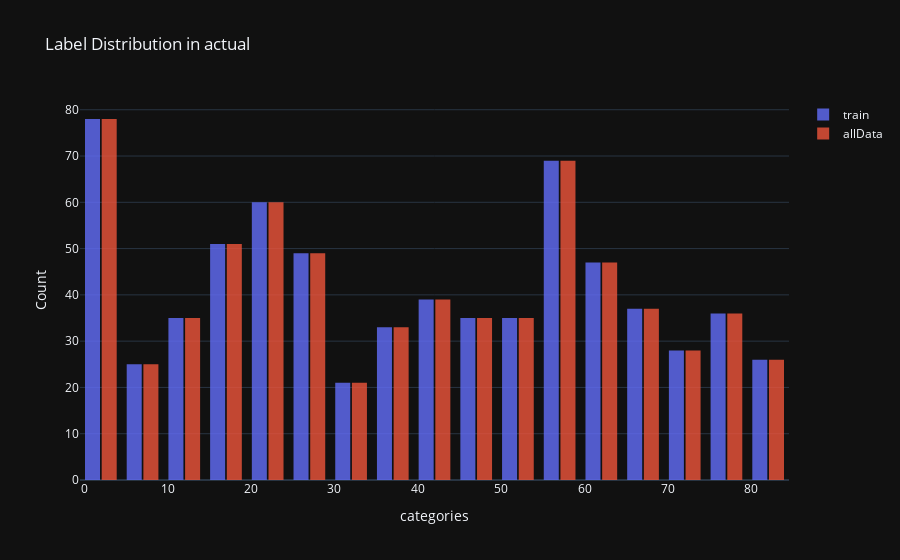

Notebook code cell kept with this figure:
### Code cell
fig = go.Figure()
fig.add_trace(go.Histogram(x=trainsetlabels_dis,name='train'))
fig.add_trace(go.Histogram(x=label_df['label'],name='allData'))
fig.update_layout(title_text='Label Distribution in actual',
                xaxis_title_text='categories', # xaxis label
                yaxis_title_text='Count', # yaxis label
                bargap=0.2, # gap between bars of adjacent location coordinates
                bargroupgap=0.1 # gap between bars of the same location coordinates
                )
fig.update_traces(opacity=0.8)
fig.show()

### Figure 1 — Plotly figure (JSON) as saved in the notebook; plotly's stock layout.template omitted (floating-point values rounded to 4 significant figures; data arrays with more than 128 entries replaced by an {"elided": "..."} marker saying what was removed)
{"data": [{"name": "train", "opacity": 0.8, "type": "histogram", "x": {"elided": "704 int values"}}, {"name": "allData", "opacity": 0.8, "type": "histogram", "x": {"elided": "704 int values"}}], "layout": {"autosize": true, "bargap": 0.2, "bargroupgap": 0.1, "title": {"text": "Label Distribution in actual"}, "xaxis": {"autorange": true, "range": [-0.5, 84.5], "title": {"text": "categories"}, "type": "linear"}, "yaxis": {"autorange": true, "range": [0, 82.11], "title": {"text": "Count"}}}}
